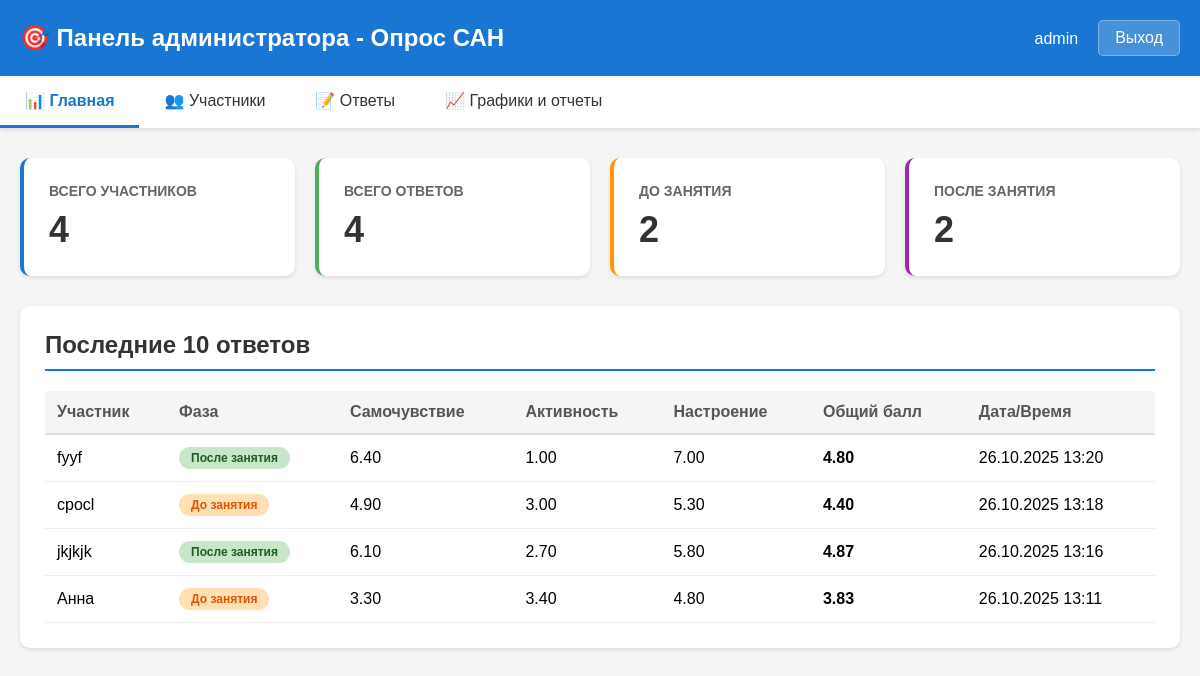
The page /admin-dashboard/ (signed in) on the database as committed earlier.
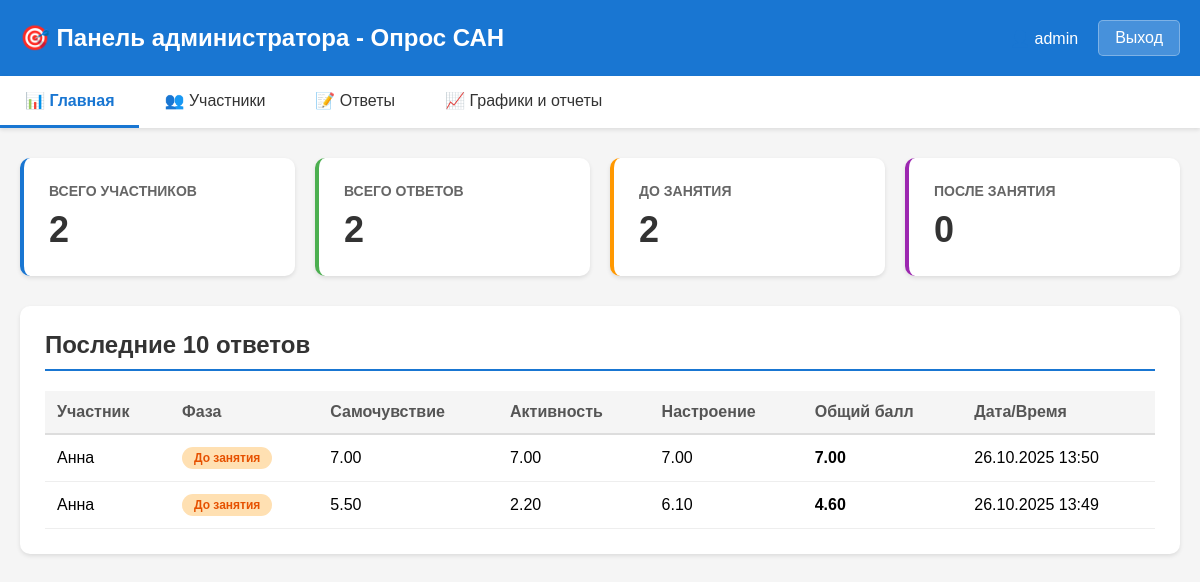
The same page on the database as committed later.
### san_app/models.py (models this page shows, shortened)
class Response(models.Model):
    participant = models.ForeignKey(Participant, on_delete=models.CASCADE, related_name="responses")
    timestamp = models.DateTimeField(auto_now_add=True, verbose_name="Дата и время")
    phase = models.CharField(max_length=10, choices=[('before', 'До занятия'), ('after', 'После занятия')], verbose_name="Фаза")
    q1 = models.IntegerField(default=0, verbose_name="1. Самочувствие хорошее / плохое")
    q2 = models.IntegerField(default=0, verbose_name="2. Сильный / слабый")
    q3 = models.IntegerField(default=0, verbose_name="3. Пассивный / активный")
    q4 = models.IntegerField(default=0, verbose_name="4. Малоподвижный / подвижный")
    q5 = models.IntegerField(default=0, verbose_name="5. Веселый / грустный")
    q6 = models.IntegerField(default=0, verbose_name="6. Хорошее настроение / плохое")
    q7 = models.IntegerField(default=0, verbose_name="7. Работоспособный / разбитый")
    q8 = models.IntegerField(default=0, verbose_name="8. Полный сил / обессиленный")
    q9 = models.IntegerField(default=0, verbose_name="9. Медлительный / быстрый")
    q10 = models.IntegerField(default=0, verbose_name="10. Бездеятельный / деятельный")
    q11 = models.IntegerField(default=0, verbose_name="11. Счастливый / несчастный")
    q12 = models.IntegerField(default=0, verbose_name="12. Жизнерадостный / мрачный")
    q13 = models.IntegerField(default=0, verbose_name="13. Напряженный / расслабленный")
    q14 = models.IntegerField(default=0, verbose_name="14. Здоровый / больной")
    q15 = models.IntegerField(default=0, verbose_name="15. Безучастный / увлеченный")
    q16 = models.IntegerField(default=0, verbose_name="16. Равнодушный / взволнованный")
    q17 = models.IntegerField(default=0, verbose_name="17. Восторженный / унылый")
    q18 = models.IntegerField(default=0, verbose_name="18. Радостный / печальный")
    q19 = models.IntegerField(default=0, verbose_name="19. Отдохнувший / усталый")
    q20 = models.IntegerField(default=0, verbose_name="20. Свежий / изнуренный")
    q21 = models.IntegerField(default=0, verbose_name="21. Сонливый / возбужденный")
    q22 = models.IntegerField(default=0, verbose_name="22. Желание отдохнуть / работать")
    q23 = models.IntegerField(default=0, verbose_name="23. Спокойный / озабоченный")
    q24 = models.IntegerField(default=0, verbose_name="24. Оптимистичный / пессимистичный")
    q25 = models.IntegerField(default=0, verbose_name="25. Выносливый / утомляемый")
    q26 = models.IntegerField(default=0, verbose_name="26. Бодрый / вялый")
    q27 = models.IntegerField(default=0, verbose_name="27. Соображать трудно / легко")
    q28 = models.IntegerField(default=0, verbose_name="28. Рассеянный / внимательный")
    q29 = models.IntegerField(default=0, verbose_name="29. Полный надежд / разочарованный")
    q30 = models.IntegerField(default=0, verbose_name="30. Довольный / недовольный")
    POLARITIES = [
        True, True, False, False, True, True, True, True, False, False,
        True, True, False, True, False, False, True, True, True, True,
        False, False, True, True, True, True, False, False, True, True
    ]
    WELLBEING_ITEMS = [1, 2, 7, 8, 13, 14, 19, 20, 25, 26]
    ACTIVITY_ITEMS = [3, 4, 9, 10, 15, 16, 21, 22, 27, 28]
    MOOD_ITEMS = [5, 6, 11, 12, 17, 18, 23, 24, 29, 30]
    def get_score(self, q_num):
        value = getattr(self, f'q{q_num}')
        is_left_pos = self.POLARITIES[q_num - 1]
        if is_left_pos:
            return 4 + value  # +3 -> 7, -3 -> 1
        else:
            return 4 - value  # +3 -> 1, -3 -> 7
    @property
    def wellbeing_score(self):
        scores = [self.get_score(i) for i in self.WELLBEING_ITEMS]
        return sum(scores) / 10
    @property
    def activity_score(self):
        scores = [self.get_score(i) for i in self.ACTIVITY_ITEMS]
        return sum(scores) / 10
    @property
    def mood_score(self):
        scores = [self.get_score(i) for i in self.MOOD_ITEMS]
        return sum(scores) / 10
    @property
    def overall_score(self):
        scores = [self.get_score(i) for i in range(1, 31)]
        return sum(scores) / 30

class Participant(models.Model):
    user = models.ForeignKey(User, on_delete=models.CASCADE, related_name="participants", null=True, blank=True)
    name = models.CharField(max_length=100, verbose_name="Фамилия, инициалы")
    gender = models.CharField(max_length=1, choices=[('M', 'Мужской'), ('F', 'Женский')], verbose_name="Пол")
    birth_date = models.DateField(verbose_name="Дата рождения")

### san_app/views.py (the view)
# urls.py: path('admin-dashboard/', views.admin_dashboard, name='admin_dashboard'),
@login_required
@user_passes_test(is_admin)
def admin_dashboard(request):
    total_participants = Participant.objects.count()
    total_responses = Response.objects.count()
    responses_before = Response.objects.filter(phase='before').count()
    responses_after = Response.objects.filter(phase='after').count()
    recent_responses = Response.objects.select_related('participant').order_by('-timestamp')[:10]
    context = {
        'total_participants': total_participants,
        'total_responses': total_responses,
        'responses_before': responses_before,
        'responses_after': responses_after,
        'recent_responses': recent_responses,
    }
    return render(request, 'admin_dashboard.html', context)

### san_app/views.py (called while the page is built)
def is_admin(user):
    return user.is_authenticated and user.is_staff

### san_app/templates/admin_dashboard.html (shortened to what this page needs)
<!DOCTYPE html>
<html lang="ru">
<head>
</head>
<body>
    <div class="header">
        <div class="header-content">
            <h1>🎯 Панель администратора - Опрос САН</h1>
            <div class="user-info">
                <span>👤 {{ request.user.username }}</span>
                <a href="{% url 'logout' %}" class="logout-btn">Выход</a>
            </div>
        </div>
    </div>
    <nav class="nav">
        <div class="nav-content">
            <a href="{% url 'admin_dashboard' %}" class="active">📊 Главная</a>
            <a href="{% url 'participants_list' %}">👥 Участники</a>
            <a href="{% url 'responses_list' %}">📝 Ответы</a>
            <a href="{% url 'report' %}">📈 Графики и отчеты</a>
        </div>
    </nav>
    <div class="container">
        <div class="stats-grid">
            <div class="stat-card">
                <h3>Всего участников</h3>
                <div class="number">{{ total_participants }}</div>
            </div>
            <div class="stat-card green">
                <h3>Всего ответов</h3>
                <div class="number">{{ total_responses }}</div>
            </div>
            <div class="stat-card orange">
                <h3>До занятия</h3>
                <div class="number">{{ responses_before }}</div>
            </div>
            <div class="stat-card purple">
                <h3>После занятия</h3>
                <div class="number">{{ responses_after }}</div>
            </div>
        </div>
        <div class="section">
            <h2>Последние 10 ответов</h2>
            {% if recent_responses %}
            <table>
                <thead>
                    <tr>
                        <th>Участник</th>
                        <th>Фаза</th>
                        <th>Самочувствие</th>
                        <th>Активность</th>
                        <th>Настроение</th>
                        <th>Общий балл</th>
                        <th>Дата/Время</th>
                    </tr>
                </thead>
                <tbody>
                    {% for response in recent_responses %}
                    <tr>
                        <td>{{ response.participant.name }}</td>
                        <td>
                            <span class="badge {{ response.phase }}">
                                {% if response.phase == 'before' %}До занятия{% else %}После занятия{% endif %}
                            </span>
                        </td>
                        <td>{{ response.wellbeing_score|floatformat:2 }}</td>
                        <td>{{ response.activity_score|floatformat:2 }}</td>
                        <td>{{ response.mood_score|floatformat:2 }}</td>
                        <td><strong>{{ response.overall_score|floatformat:2 }}</strong></td>
                        <td>{{ response.timestamp|date:"d.m.Y H:i" }}</td>
                    </tr>
                    {% endfor %}
                </tbody>
            </table>
            {% else %}
            <div class="no-data">
                Пока нет ответов
            </div>
            {% endif %}
        </div>
    </div>
</body>
</html>

Rows that differ between the two databases and show on the page:
removed Response: participant.name "fyyf", phase "После занятия", wellbeing_score "6.40", activity_score "1.00", mood_score "7.00", overall_score "4.80", timestamp "26.10.2025 13:20"
removed Response: participant.name "cpocl", phase "До занятия", wellbeing_score "4.90", activity_score "3.00", mood_score "5.30", overall_score "4.40", timestamp "26.10.2025 13:18"
removed Response: participant.name "jkjkjk", phase "После занятия", wellbeing_score "6.10", activity_score "2.70", mood_score "5.80", overall_score "4.87", timestamp "26.10.2025 13:16"
removed Response: participant.name "Анна", phase "До занятия", wellbeing_score "3.30", activity_score "3.40", mood_score "4.80", overall_score "3.83", timestamp "26.10.2025 13:11"
added Response: participant.name "Анна", phase "До занятия", wellbeing_score "7.00", activity_score "7.00", mood_score "7.00", overall_score "7.00", timestamp "26.10.2025 13:50"
added Response: participant.name "Анна", phase "До занятия", wellbeing_score "5.50", activity_score "2.20", mood_score "6.10", overall_score "4.60", timestamp "26.10.2025 13:49"
Other text that changed with them:
{{ total_participants }}: "4" → "2"
{{ total_responses }}: "4" → "2"
{{ responses_after }}: "2" → "0"
